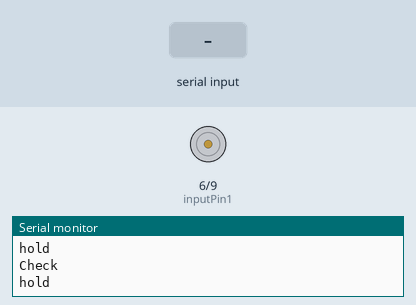
Bench run of a sketch on a simulated Arduino Uno, built with avr-gcc and run on an emulated ATmega328P. Parts: motor-driver pin pairs drawn as motors (green arrow = first pin HIGH = forward, orange = second pin HIGH = backward, longer = more drive, scaled by the enable pin), the last lines printed to the serial monitor. The inputs (shaded band) are chosen by the test bench.

Above: at 1.2 s.
1.3 s: "30,150\n" received over Serial
At 3.4 s:
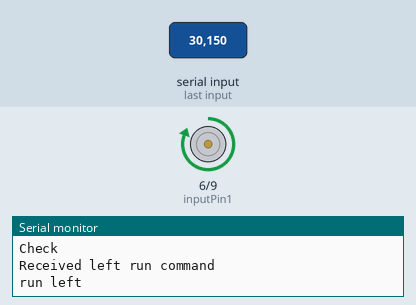
4.3 s: "2\n" received over Serial
At 5.4 s:
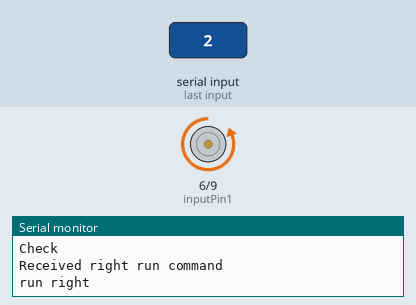
7.0 s: "1\n" received over Serial
At 8.7 s:
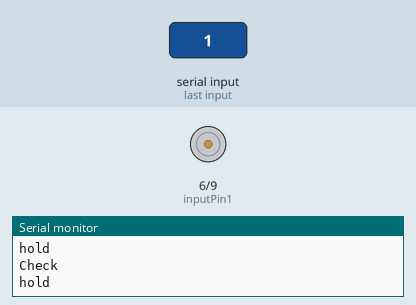
9.0 s: "200\n" received over Serial
At 9.4 s:
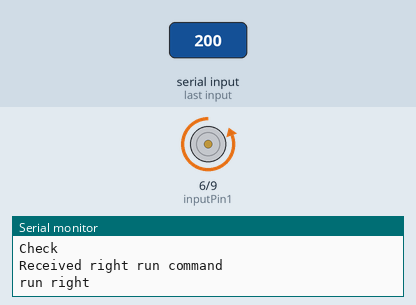
Timing chart, 0 to 12.0 s (numbered marks = the images above; inputs shaded):
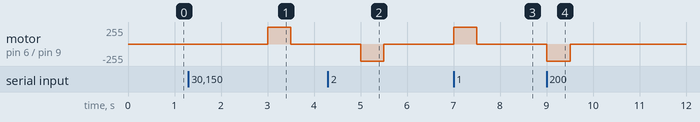

Measured:
- after the input at 1.3 s, motor on pin 6 (inputPin1) / pin 9 (inputPin2): stopped → forward 255/255 after 1.7 s, → stopped 0.50 s later
- after the input at 4.3 s, motor on pin 6 (inputPin1) / pin 9 (inputPin2): stopped → backward 255/255 after 0.70 s, → stopped 0.50 s later
- after the input at 7.0 s, motor on pin 6 (inputPin1) / pin 9 (inputPin2): stopped → forward 255/255 at once, → stopped 0.50 s later
- after the input at 9.0 s, motor on pin 6 (inputPin1) / pin 9 (inputPin2): stopped → backward 255/255 at once, → stopped 0.50 s later

The sketch:

blossom.ino
```cpp
// enable motor pin
int enablePin = 3;
// input 1 pin
int inputPin1 = 6;
// input 2 pin
int inputPin2 = 9;
// analog input pin on the arduino for the proximity sensor
int sensePin=0;
// maximal sensor value
int sense_max=410;
// minimal sensor value
int sense_min=20;
// threshold sensor value for people detection
int sense_boundary=100;
// check if someone is there
bool check=false;
// control by keyboard input
bool checkInput=true;
// manual control for testing purposes
bool manualControl=true;
// motor speed (0 to 255)
int motorSpeed=255;

void runleft(int t, int speed)
{
	// start motor in left direction
	digitalWrite(inputPin1, HIGH);
	digitalWrite(inputPin2, LOW);
	// enable motor with certain speed (PWM)
	analogWrite(enablePin, speed);
	delay(t);
}
void runright(int t, int speed)
{
	// start motor in right direction
	digitalWrite(inputPin1, LOW);
	digitalWrite(inputPin2, HIGH);
	// enable motor with certain speed (PWM)
	analogWrite(enablePin, speed);
	delay(t);
}
void hold(int t)
{
	// stop motor
	digitalWrite(enablePin, LOW);
	delay(t);
}


bool someonethere()
{
	int distance=constrain(analogRead(sensePin), sense_min, sense_max);
	if (distance>sense_boundary)
	{
		Serial.println("Nobody there :-(");
		Serial.println(distance);
		return false;
	}
	else
	{
		Serial.println("Someone there!");
		Serial.println(distance);
		return true;
	}
}

void checkSerialInput(bool & run)
{
	// read input if available
	if (Serial.available()>0)
	{
		int input=Serial.read() - '0';
		if (input%2==0)
		{
			Serial.println("Received hold command");
			run=false;
		}
		else
		{
			Serial.println("Received run command");
			run=true;
		}
	}
}
void readManualInput(int & inp)
{
	if (Serial.available()>0)
	{
		int input=Serial.read() - '0';
		if (input==1)
		{
			Serial.println("Received left run command");
			inp=1;
		}
		else if (input==2)
		{
			Serial.println("Received right run command");
			inp=2;
		}
		else
		{
			Serial.println("Received hold command");
			inp=0;
		}
	}
}

bool run;
void setup()
{
	// Set enable pin to output mode
	pinMode(enablePin, OUTPUT);
	// Set input 1 pin to output mode
	pinMode(inputPin1, OUTPUT);
	// Set input 2 pin to output mode
	pinMode(inputPin2, OUTPUT);
	// set up serial communication
	Serial.begin(9600);
	// initial state is hold
	run=true;
}

int inp=0;
void loop()
{
	if (manualControl)
	{
		int tstep=500;
		Serial.println("Check");
		readManualInput(inp);
		if (inp==1)
		{
			Serial.println("run left");
			runleft(tstep, motorSpeed);
		}
		else if (inp==2)
		{
			Serial.println("run right");
			runright(tstep, motorSpeed);
		}
		else
		{
			Serial.println("hold");
			hold(tstep);
		}
	}
	else
	{
		if (check)
		{
			run=someonethere();
		}
		if (checkInput)
		{
			checkSerialInput(run);
		}
		if (run)
		{
			Serial.println("Start cycle");
			runleft(25000, motorSpeed);
			hold(5000);
			runright(25000, motorSpeed);
			hold(5000);
		}
		else
		{
			Serial.println("hold");
			delay(1000);
		}
	}
}
```
